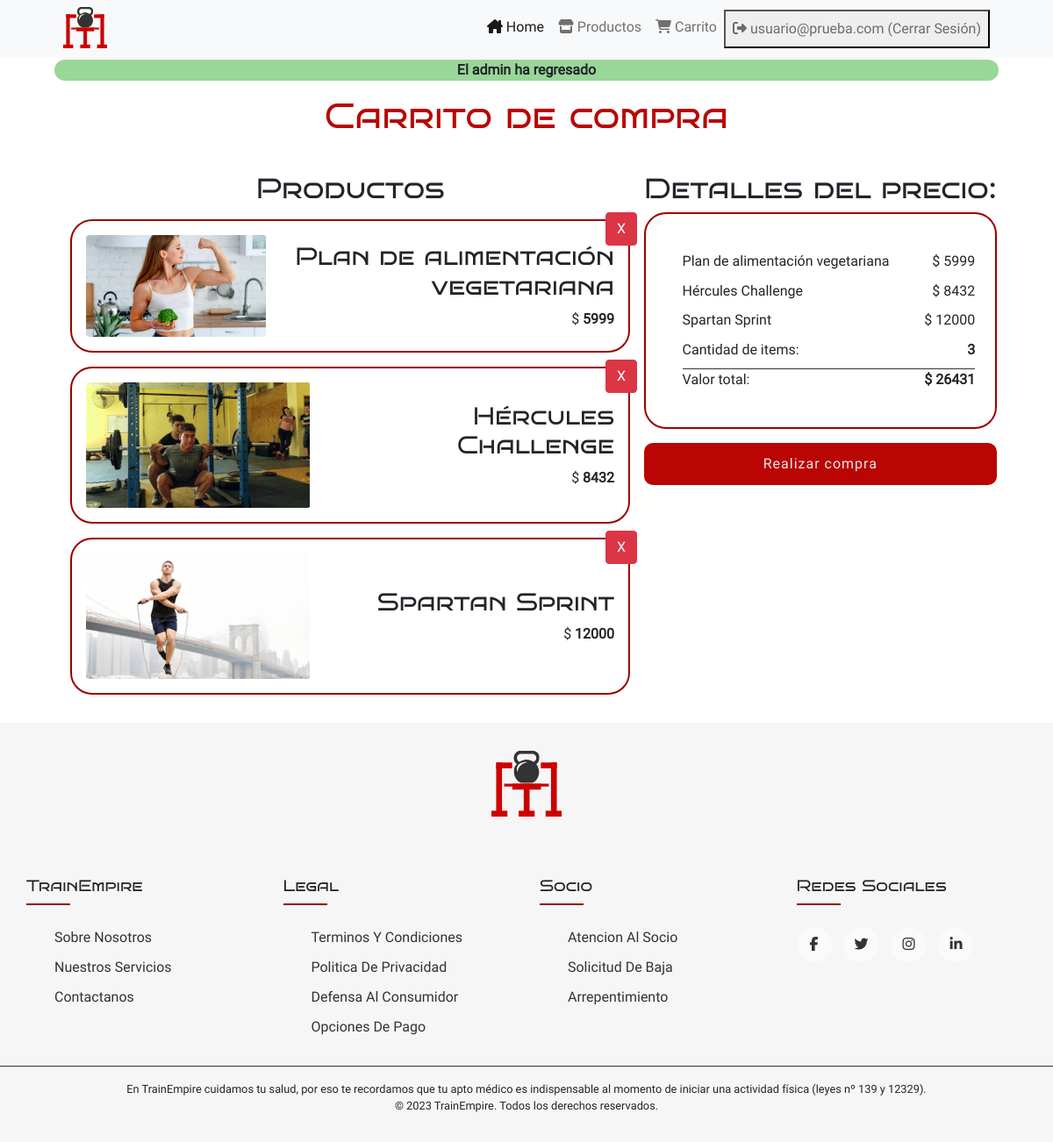
The app's page /sitio/index.php?s=carrito (signed in) with its own data.
### tables this page shows
CREATE TABLE `usuarios` (
  `id_usuarios` int(10) UNSIGNED NOT NULL,
  `roles_fk` int(10) UNSIGNED NOT NULL,
  `email` varchar(255) NOT NULL,
  `password` varchar(255) NOT NULL,
  `username` varchar(45) DEFAULT NULL,
  `imagen` varchar(255) DEFAULT NULL
);

CREATE TABLE `producto_en_carrito` (
  `id_producto_en_carrito` int(10) UNSIGNED NOT NULL,
  `cantidad` int(10) UNSIGNED NOT NULL,
  `productos_fk` int(10) UNSIGNED NOT NULL,
  `carrito_fk` int(10) UNSIGNED NOT NULL
);

CREATE TABLE `productos` (
  `id_productos` int(10) UNSIGNED NOT NULL,
  `usuarios_fk` int(10) UNSIGNED NOT NULL,
  `titulo` varchar(100) NOT NULL,
  `descripcion` text NOT NULL,
  `sintesis` varchar(255) DEFAULT NULL,
  `imagen` varchar(255) DEFAULT NULL,
  `precio` int(11) NOT NULL,
  `categorias_fk` int(10) UNSIGNED NOT NULL
);

### sitio/bootstrap/autoload.php (called while the page is built, shortened)
<?php
spl_autoload_register(function($nombreDeLaClase){
    $nombreDeLaClase = str_replace('\\', '/', $nombreDeLaClase);
    $rutaDeLaClase = __DIR__ . '/../clases/'. $nombreDeLaClase.'.php';
    $rutaDeLaClaseModelos = __DIR__ . '/../clases/modelos/'. $nombreDeLaClase.'.php';
    $rutaDeLaClaseAutenticacion = __DIR__ . '/../clases/autenticacion/'. $nombreDeLaClase.'.php';
});

### sitio/clases/autenticacion/Autenticacion.php (called while the page is built, shortened)
<?php
  require_once __DIR__ . '/../../bootstrap/autoload.php';
class Autenticacion{
    public function estaAutenticado():bool{
        return isset($_SESSION['id_usuarios']);
    }
    public function getUsuario(): ?Usuario{
        return (new Usuario)->porId($_SESSION['id_usuarios']);
    }
}

### sitio/clases/modelos/Modelo.php (called while the page is built, shortened)
<?php
require_once __DIR__ . '/../../bootstrap/autoload.php';
class Modelo{
    protected string $tabla = "";
    protected string $clavePrimaria = "";
    public function porId(int $id): ?static {
        $bd = BD::getConexion();
        $query = "SELECT * FROM " . $this->tabla . "
        WHERE " . $this->clavePrimaria . " = ?";
        $stmt = $bd->prepare($query);
        $stmt->execute([$id]);
        $stmt->setFetchMode(PDO::FETCH_CLASS, static::class);
        $instancia = $stmt->fetch();
        return $instancia;
    }
}

### sitio/clases/modelos/Usuario.php (called while the page is built, shortened)
<?php
class Usuario extends Modelo{
    private int $roles_fk;
    private string $email;
    private ?string $username;
    public function getRolFk(): int
    {
        return $this->roles_fk;
    }
    public function getEmail(): string
    {
        return $this->email;
    }
    public function getUsername(): ?string
    {
        return $this->username;
    }
}

### sitio/clases/modelos/Carrito.php (called while the page is built, shortened)
<?php
require_once __DIR__ . '/../../bootstrap/autoload.php';
class Carrito {
    public function encontrarCarritoDelUsuario(int $id_usuario) :?int{
        $db = BD::getConexion();
        $query = "SELECT id_carrito
                    FROM carrito
                    WHERE usuarios_fk = ?";
        $stmt = $db->prepare($query);
        $stmt->execute([$id_usuario]);
        $carrito = $stmt->fetch(PDO::FETCH_ASSOC);
        if ($carrito) {
            return $carrito['id_carrito'];
        } else {
            return null;
        }
    }
public function productosCarrito(int $carrito_fk): ?array {
    $db = BD::getConexion();
    $query = "SELECT pc.*
              FROM producto_en_carrito pc
              WHERE pc.carrito_fk = ?";
    $stmt = $db->prepare($query);
    $stmt->execute([$carrito_fk]);
    $productos = $stmt->fetchAll(PDO::FETCH_ASSOC);
    if ($productos) {
        return $productos;
    } else {
        return null;
    }
}
}

### sitio/clases/modelos/Rutinas.php (called while the page is built, shortened)
<?php
class Rutinas extends Modelo{
    private string $titulo;
    private ?string $imagen;
    private int    $precio;
    private string $categorias_fk;
    public function getTitulo(): string{
        return $this->titulo;
    }
    public function getPrecio(): int{
        return $this->precio;
    }
    public function getImagen(): ?string{
        return $this->imagen;
    }
    public function getCategoria(): string{
        return $this->categorias_fk;
    }
}

### sitio/secciones/carrito.php (the view, shortened to what this page needs)
<?php
$carrito = (new Carrito);
$rutina = (new Rutinas);
$id_carrito = $carrito->encontrarCarritoDelUsuario($autenticacion->getUsuario()->getIdUsuario()) ?? 0;
$productos = $carrito->productosCarrito($id_carrito) ?? [];
$precioTotal = 0;
$cantidad = 0;
?>
<h1>Carrito de compra</h1>
<div class="carrito_container">
  <section class="carrito">
          <h2>Productos</h2>
  <?php foreach ($productos as $producto):?>
          <?php $r = $rutina->porId($producto['productos_fk'])?>
          <div class="tarjeta_carrito">
            <div>
              <img src="assets/productos/<?= $r->getImagen();?>" alt="planificacion de <?= $r->getCategoria(); ?>">
            </div>
            <div>
              <h3><?= $r->getTitulo();?></h3>
              <span>$ <b><?= $r->getPrecio();?></b></span>
            </div>
            <form action="acciones/eliminar_del_carrito.php" method="post">
              <button type="submit" class="btn btn-danger">X</button>
            </form>
          </div>
  <?php endforeach;?>
  </section>
  <section >
    <h2>Detalles del precio:</h2>
    <ul class="carrito_precio">
      <?php foreach ($productos as $producto):?>
          <?php $r = $rutina->porId($producto['productos_fk'])?>
          <li>
            <span><?= $r->getTitulo()?> </span>
            <span>$ <?= $r->getPrecio();?></span>
          </li>
          <?php $precioTotal += $r->getPrecio();?>
          <?php $cantidad ++;?>
      <?php endforeach;?>
    <li>
      <span>Cantidad de items:</span>
      <b><?=$cantidad;?></b>
    </li>
    <li>
      <span>Valor total: </span>
      <b>$ <?= $precioTotal?></b>
    </li>
    </ul>
    <a href="#" class="btn-contacto">Realizar compra</a>
  </section>
</div>

### sitio/index.php (shortened to what this page needs)
<?php
require_once __DIR__ . '/bootstrap/autoload.php';
  $vista = $_GET['s'] ?? 'home';
  $autenticacion = new Autenticacion();
?>
<!DOCTYPE html>
<html lang="es">
<head>
    <link rel="stylesheet" href="estilos.css">
    <link rel="stylesheet" href="css/bootstrap.min.css">
    <link rel="stylesheet" type="text/css" href="https://cdnjs.cloudflare.com/ajax/libs/font-awesome/5.15.1/css/all.min.css">
</head>
<body>
  <nav class="navbar navbar-expand-lg navbar-light bg-light">
    <div class="container-fluid">
      <span>TrainEmpire</span>
      <div class="collapse navbar-collapse" id="navbarNav">
        <ul class="navbar-nav ms-auto">
          <li class="nav-item">
            <a class="nav-link active" aria-current="page" href="index.php?s=home"><i class="fa-solid fa-house-chimney"></i> Home</a>
          </li>
          <li class="nav-item">
            <a class="nav-link" href="index.php?s=productos"><i class="fa-solid fa-store"></i> Productos</a>
          </li>
          <?php if($autenticacion->estaAutenticado()):?>
            <?php if($autenticacion->getUsuario()->getRolFk() === 3):?>
              <li class="nav-item">
                <a class="nav-link" href="index.php?s=carrito"><i class="fa-solid fa-cart-shopping"></i> Carrito</a>
              </li>
            <?php else:?>
              <li class="nav-item">
                <a class="nav-link" href="admin/index.php?s=dashboard"><i class="fa-solid fa-screwdriver-wrench"></i> Administrador</a>
              </li>
            <?php endif;?>
            <li class="nav-item">
              <form action="acciones/cerrar-sesion.php" method="post">
                <button type="submit" class="nav-link"><i class="fa-solid fa-right-from-bracket"></i> <?= $autenticacion->getUsuario()->getUsername()?$autenticacion->getUsuario()->getUsername():$autenticacion->getUsuario()->getEmail();?> (Cerrar Sesión)</button>
              </form>
            </li>
          <?php else:?>
            <li class="nav-item">
              <a class="nav-link" href="index.php?s=login"><i class="fa-solid fa-right-to-bracket"></i> Iniciar sesion</a>
            </li>
          <?php endif;?>
        </ul>
      </div>
    </div>
  </nav>
  <main class="container">
  <?php
        if(isset($_SESSION['mensajeExito'])):
        ?>
        <div class="msg-exito mb-3"><?= $_SESSION['mensajeExito']; ?></div>
        <?php
        endif;
        ?>
        <?php
        require_once __DIR__ . '/secciones/' . $vista . '.php';
        ?>
  </main>
  <footer class="footer">
    <h2 class="logo">TrainEmpire</h2>
     <div class="contenedor">
      <div class="footer-row">
        <div class="footer-col">
          <h3>TrainEmpire</h3>
          <ul>
            <li><a href="#">Sobre nosotros</a></li>
            <li><a href="#">Nuestros servicios</a></li>
            <li><a href="index.php?s=contacto">Contactanos</a></li>
          </ul>
        </div>
        <div class="footer-col">
          <h3>Legal</h3>
          <ul>
            <li><a href="index.php?s=contacto&c=tyc">Terminos y condiciones</a></li>
            <li><a href="#">Politica de privacidad</a></li>
            <li><a href="index.php?s=contacto&c=dac">Defensa al consumidor</a></li>
            <li><a href="#">Opciones de pago</a></li>
          </ul>
        </div>
        <div class="footer-col">
          <h3>Socio</h3>
          <ul>
            <li><a href="#">Atencion al socio</a></li>
            <li><a href="#">Solicitud de baja</a></li>
            <li><a href="#">Arrepentimiento</a></li>
          </ul>
        </div>
        <div class="footer-col">
          <h3>Redes sociales</h3>
          <div class="social-links">
            <a href="https://www.facebook.com" target="_blank"><i class="fab fa-facebook-f"></i></a>
            <a  href="https://www.twitter.com" target="_blank"><i class="fab fa-twitter"></i></a>
            <a  href="https://www.instagram.com" target="_blank"><i class="fab fa-instagram"></i></a>
            <a  href="https://www.linkedin.com" target="_blank"><i class="fab fa-linkedin-in"></i></a>
          </div>
        </div>
      </div>
     </div>
     <div>
      <p>
        En TrainEmpire cuidamos tu salud, por eso te recordamos que tu apto médico es indispensable al momento de iniciar una actividad física (leyes nº 139 y 12329).
      </p>
      <p>
      &copy; 2023 TrainEmpire. Todos los derechos reservados.
      </p>
    </div>
  </footer>
</body>
</html>

### sitio/estilos.css (style rules this page uses)
:root { --color-primario: #e8e8e8; --color-primario2: #f6f6f6; --color-secundario: #990100; --color-secundario2:#b90504; --color-terciario: #333333; --tamano-fuente-grande: 4rem; --tamano-fuente-media: 1.5rem; --tamano-fuente-chica: 1rem; }
* { margin: 0; padding: 0; font-family: 'Roboto-Regular',Arial, Helvetica, sans-serif; scroll-behavior: smooth; -webkit-box-sizing: border-box; box-sizing: border-box; }
body { background-color: var(--color-primario); color: var(--color-terciario); }
body { overflow: hidden; }
body { overflow: auto; }
main { min-height: 43vh; }
nav>.container-fluid>span { margin-left: 5vw; display: block; height: 50px; width: 50px; background-image: url('assets/tp1_logo.svg'); background-repeat: no-repeat; text-indent: -9999em; }
nav ul { margin-right: 5vw ; }
.btn-contacto { border: 2px solid rgba(255,255,255,0.0); display: inline; color: var(--color-primario); padding: 10px; background-color: var(--color-secundario2); -webkit-border-radius: 10px; border-radius: 10px; margin-bottom: 4vh; text-decoration: none; letter-spacing: 1px; transition: all .5s; }
h1 { text-align: center; color: var(--color-secundario2); font-weight: bolder; font-family: 'Bruno Ace SC',Arial, Helvetica, sans-serif; }
h2 { font-size: var(--tamano-fuente-media); text-align: center; font-family: 'Bruno Ace SC',Arial, Helvetica, sans-serif }
h3 { font-family: 'Bruno Ace SC',Arial, Helvetica, sans-serif }
.carrito_container { display: flex; justify-content: center; align-items: flex-start; margin-top: 5vh; }
.carrito_container section:last-of-type .btn-contacto { width: 100%; display: inline-block; text-align: center; }
.carrito { width: 60%; }
.carrito .tarjeta_carrito { display: flex; justify-content: space-between; align-items: center; margin: 1em; padding: 1em; border: 2px solid var(--color-secundario); border-radius: 25px; position: relative; }
.carrito .tarjeta_carrito div:first-of-type { width: 50%; }
.carrito img { width: 100%; clip-path: ellipse(70% 70% at 50% 50%); max-width: 255px; }
.carrito .tarjeta_carrito div:last-of-type { text-align: right; }
.tarjeta_carrito form { position: absolute; top: -10px; right: -10px; }
.carrito_precio { border: 2px solid var(--color-secundario); border-radius: 25px; padding: 2em; height: 100%; }
.carrito_precio li { width: 100%; display: flex; justify-content: space-between; margin: .6em; }
.carrito_precio li:last-of-type { border-top: 1px solid var(--color-terciario); }
.contenedor { max-width: 1170px; margin:auto; }
.footer-row { display: flex; flex-wrap: wrap; }
ul { list-style: none; }
.footer { background-color: var(--color-primario2); padding: 2em 0; margin-top: 1em; }
.footer-col { width: 25%; padding: 0 15px; }
.footer-col h3 { font-size: 18px; text-transform: capitalize; margin-bottom: 35px; font-weight: 500; position: relative; }
.footer-col h3::before { content: ''; position: absolute; left:0; bottom: -10px; background-color: var(--color-secundario); height: 2px; box-sizing: border-box; width: 50px; }
.footer-col ul li:not(:last-child) { margin-bottom: 10px; }
.footer-col ul li a { font-size: 16px; text-transform: capitalize; text-decoration: none; font-weight: 300; color: var(--color-terciario); display: block; transition: all 0.3s ease; }
.footer-col .social-links a { display: inline-block; height: 40px; width: 40px; background-color: rgba(255,255,255,0.4); margin:0 10px 10px 0; text-align: center; line-height: 40px; border-radius: 50%; color: var(--color-terciario); transition: all 0.5s ease; }
.logo { display: block; height: 80px; width: 80px; background-image: url('assets/tp1_logo.svg'); background-repeat: no-repeat; text-indent: -9999em; margin: 0 auto 2em; }
footer>div:last-of-type { border-top: 1px solid var(--color-terciario); padding-top: 2vh; margin-top: 2vh; }
footer>div:last-of-type p { margin: auto; text-align: center; font-size: .8em; }
.msg-error,.msg-exito { font-weight: bolder; text-align: center; border-radius: 25px; margin: 2px 20px; }
.msg-exito { background: #00990166; }

### records on screen
usuarios: email "usuario@prueba.com"
producto_en_carrito: productos_fk.imagen (picture), productos_fk.titulo "Plan de alimentación vegetariana", productos_fk.precio "5999"
producto_en_carrito: productos_fk.imagen (picture), productos_fk.titulo "Hércules Challenge", productos_fk.precio "8432"
producto_en_carrito: productos_fk.imagen (picture), productos_fk.titulo "Spartan Sprint", productos_fk.precio "12000"

### other values on screen
$_SESSION['mensajeExito'] "El admin ha regresado"
$cantidad "3"
$precioTotal "26431"
